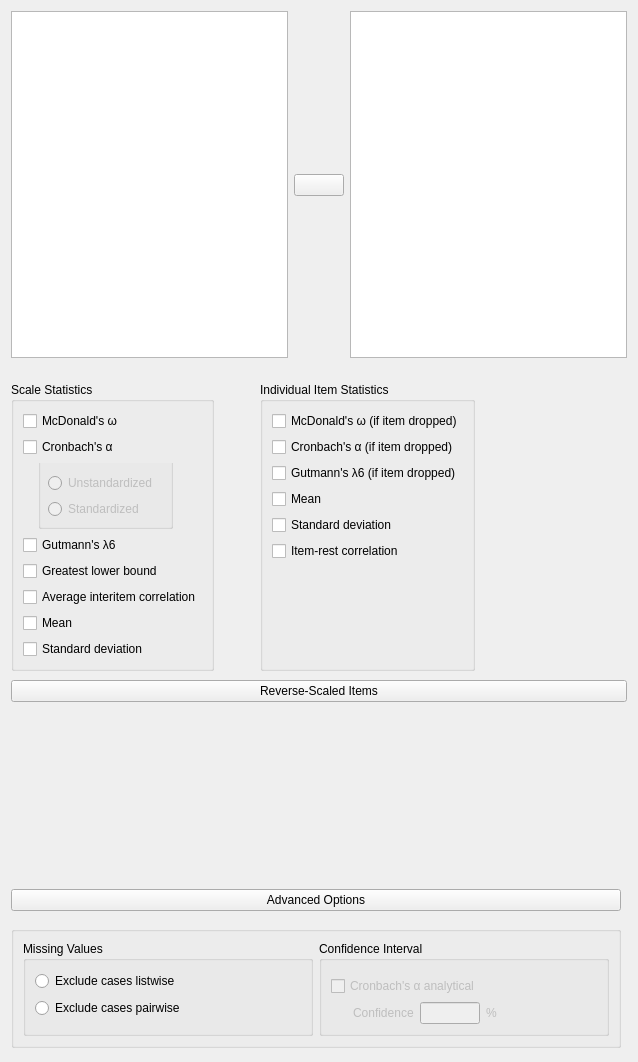
<?xml version="1.0" encoding="UTF-8"?>
<ui version="4.0">
 <class>ReliabilityAnalysisForm</class>
 <widget class="QWidget" name="ReliabilityAnalysisForm">
  <property name="geometry">
   <rect>
    <x>0</x>
    <y>0</y>
    <width>638</width>
    <height>1062</height>
   </rect>
  </property>
  <property name="windowTitle">
   <string>Form</string>
  </property>
  <layout class="QGridLayout" name="gridLayout_6">
   <item row="1" column="0" colspan="2">
    <widget class="QWidget" name="gridLayout_7" native="true">
     <property name="sizePolicy">
      <sizepolicy hsizetype="Fixed" vsizetype="Fixed">
       <horstretch>0</horstretch>
       <verstretch>0</verstretch>
      </sizepolicy>
     </property>
     <layout class="QGridLayout" name="gridLayout_2">
      <property name="leftMargin">
       <number>0</number>
      </property>
      <property name="rightMargin">
       <number>0</number>
      </property>
      <property name="bottomMargin">
       <number>0</number>
      </property>
      <item row="0" column="2">
       <widget class="BoundGroupBox" name="itemStats">
        <property name="title">
         <string>Individual Item Statistics</string>
        </property>
        <layout class="QGridLayout" name="gridLayout_5">
         <item row="0" column="0">
          <widget class="BoundCheckBox" name="mcDonaldItem">
           <property name="text">
            <string>McDonald's ω (if item dropped)</string>
           </property>
          </widget>
         </item>
         <item row="1" column="0">
          <widget class="BoundCheckBox" name="alphaItem">
           <property name="text">
            <string>Cronbach's α (if item dropped)</string>
           </property>
          </widget>
         </item>
         <item row="2" column="0">
          <widget class="BoundCheckBox" name="gutmannItem">
           <property name="text">
            <string>Gutmann's λ6 (if item dropped)</string>
           </property>
          </widget>
         </item>
         <item row="6" column="0">
          <widget class="BoundCheckBox" name="itemRestCor">
           <property name="text">
            <string>Item-rest correlation</string>
           </property>
          </widget>
         </item>
         <item row="4" column="0">
          <widget class="BoundCheckBox" name="meanItem">
           <property name="text">
            <string>Mean</string>
           </property>
          </widget>
         </item>
         <item row="5" column="0">
          <widget class="BoundCheckBox" name="sdItem">
           <property name="text">
            <string>Standard deviation</string>
           </property>
          </widget>
         </item>
         <item row="7" column="0">
          <spacer name="verticalSpacer">
           <property name="orientation">
            <enum>Qt::Vertical</enum>
           </property>
           <property name="sizeHint" stdset="0">
            <size>
             <width>20</width>
             <height>40</height>
            </size>
           </property>
          </spacer>
         </item>
        </layout>
       </widget>
      </item>
      <item row="0" column="1">
       <spacer name="horizontalSpacer">
        <property name="orientation">
         <enum>Qt::Horizontal</enum>
        </property>
        <property name="sizeHint" stdset="0">
         <size>
          <width>40</width>
          <height>20</height>
         </size>
        </property>
       </spacer>
      </item>
      <item row="0" column="0">
       <widget class="GroupBox" name="totalScaleStats">
        <property name="sizePolicy">
         <sizepolicy hsizetype="Preferred" vsizetype="Preferred">
          <horstretch>0</horstretch>
          <verstretch>0</verstretch>
         </sizepolicy>
        </property>
        <property name="minimumSize">
         <size>
          <width>0</width>
          <height>0</height>
         </size>
        </property>
        <property name="title">
         <string>Scale Statistics</string>
        </property>
        <property name="flat">
         <bool>false</bool>
        </property>
        <layout class="QGridLayout" name="gridLayout">
         <item row="4" column="0" colspan="3">
          <widget class="BoundCheckBox" name="gutmannScale">
           <property name="text">
            <string>Gutmann's λ6</string>
           </property>
          </widget>
         </item>
         <item row="0" column="0" colspan="3">
          <widget class="BoundCheckBox" name="mcDonaldScale">
           <property name="text">
            <string>McDonald's ω</string>
           </property>
          </widget>
         </item>
         <item row="6" column="0" colspan="4">
          <widget class="BoundCheckBox" name="averageInterItemCor">
           <property name="text">
            <string>Average interitem correlation</string>
           </property>
          </widget>
         </item>
         <item row="1" column="0" colspan="3">
          <widget class="BoundCheckBox" name="alphaScale">
           <property name="text">
            <string>Cronbach's α</string>
           </property>
          </widget>
         </item>
         <item row="3" column="0">
          <widget class="QWidget" name="widget_6" native="true">
           <property name="maximumSize">
            <size>
             <width>16</width>
             <height>16777215</height>
            </size>
           </property>
          </widget>
         </item>
         <item row="5" column="0" colspan="3">
          <widget class="BoundCheckBox" name="glbScale">
           <property name="text">
            <string>Greatest lower bound</string>
           </property>
          </widget>
         </item>
         <item row="9" column="0" colspan="3">
          <widget class="BoundCheckBox" name="sdScale">
           <property name="text">
            <string>Standard deviation</string>
           </property>
          </widget>
         </item>
         <item row="8" column="0" colspan="3">
          <widget class="BoundCheckBox" name="meanScale">
           <property name="text">
            <string>Mean</string>
           </property>
          </widget>
         </item>
         <item row="3" column="1">
          <widget class="BoundGroupBox" name="alphaScaleStandardized">
           <property name="enabled">
            <bool>false</bool>
           </property>
           <property name="sizePolicy">
            <sizepolicy hsizetype="Minimum" vsizetype="Fixed">
             <horstretch>0</horstretch>
             <verstretch>0</verstretch>
            </sizepolicy>
           </property>
           <property name="minimumSize">
            <size>
             <width>0</width>
             <height>0</height>
            </size>
           </property>
           <property name="maximumSize">
            <size>
             <width>16777215</width>
             <height>16777215</height>
            </size>
           </property>
           <property name="font">
            <font>
             <pointsize>11</pointsize>
            </font>
           </property>
           <property name="styleSheet">
            <string notr="true">QGroupBox{padding-top:30px; margin-top:-30px}</string>
           </property>
           <property name="title">
            <string/>
           </property>
           <property name="checkable">
            <bool>false</bool>
           </property>
           <layout class="QGridLayout" name="gridLayout_8">
            <item row="1" column="0" rowspan="2" colspan="2">
             <widget class="QRadioButton" name="_2standardized">
              <property name="text">
               <string>Standardized</string>
              </property>
             </widget>
            </item>
            <item row="0" column="0">
             <widget class="QRadioButton" name="_1unstandardized">
              <property name="text">
               <string>Unstandardized</string>
              </property>
             </widget>
            </item>
           </layout>
          </widget>
         </item>
        </layout>
       </widget>
      </item>
     </layout>
    </widget>
   </item>
   <item row="0" column="0" colspan="2">
    <widget class="QWidget" name="topWidget" native="true">
     <layout class="QGridLayout" name="gridLayout_3">
      <property name="leftMargin">
       <number>0</number>
      </property>
      <property name="topMargin">
       <number>0</number>
      </property>
      <property name="rightMargin">
       <number>0</number>
      </property>
      <property name="verticalSpacing">
       <number>0</number>
      </property>
      <item row="0" column="2" rowspan="3">
       <widget class="BoundListView" name="variables">
        <property name="minimumSize">
         <size>
          <width>0</width>
          <height>200</height>
         </size>
        </property>
       </widget>
      </item>
      <item row="1" column="1">
       <widget class="AssignButton" name="assignButton">
        <property name="sizePolicy">
         <sizepolicy hsizetype="Fixed" vsizetype="Fixed">
          <horstretch>0</horstretch>
          <verstretch>0</verstretch>
         </sizepolicy>
        </property>
        <property name="minimumSize">
         <size>
          <width>50</width>
          <height>0</height>
         </size>
        </property>
        <property name="maximumSize">
         <size>
          <width>50</width>
          <height>16777215</height>
         </size>
        </property>
        <property name="text">
         <string/>
        </property>
       </widget>
      </item>
      <item row="2" column="1">
       <spacer name="verticalSpacer_3">
        <property name="orientation">
         <enum>Qt::Vertical</enum>
        </property>
        <property name="sizeHint" stdset="0">
         <size>
          <width>20</width>
          <height>81</height>
         </size>
        </property>
       </spacer>
      </item>
      <item row="0" column="1">
       <spacer name="verticalSpacer_2">
        <property name="orientation">
         <enum>Qt::Vertical</enum>
        </property>
        <property name="sizeHint" stdset="0">
         <size>
          <width>20</width>
          <height>81</height>
         </size>
        </property>
       </spacer>
      </item>
      <item row="0" column="0" rowspan="3">
       <widget class="AvailableFieldsListView" name="listAvailableVariables">
        <property name="minimumSize">
         <size>
          <width>0</width>
          <height>200</height>
         </size>
        </property>
       </widget>
      </item>
     </layout>
    </widget>
   </item>
   <item row="2" column="0" colspan="2">
    <widget class="QWidget" name="revScaledItemsBox" native="true">
     <layout class="QGridLayout" name="gridLayout_4">
      <property name="leftMargin">
       <number>0</number>
      </property>
      <property name="topMargin">
       <number>3</number>
      </property>
      <property name="rightMargin">
       <number>0</number>
      </property>
      <property name="bottomMargin">
       <number>3</number>
      </property>
      <item row="0" column="0">
       <widget class="ExpanderButton" name="expanderPosthoc">
        <property name="sizePolicy">
         <sizepolicy hsizetype="Expanding" vsizetype="Fixed">
          <horstretch>0</horstretch>
          <verstretch>0</verstretch>
         </sizepolicy>
        </property>
        <property name="text">
         <string>Reverse-Scaled Items</string>
        </property>
       </widget>
      </item>
      <item row="1" column="0">
       <widget class="QWidget" name="containerRevScaledItems" native="true">
        <layout class="QVBoxLayout" name="verticalLayout">
         <property name="leftMargin">
          <number>0</number>
         </property>
         <property name="rightMargin">
          <number>0</number>
         </property>
         <property name="bottomMargin">
          <number>0</number>
         </property>
         <item>
          <widget class="BoundAssignWidget" name="reverseScaledItems" native="true">
           <property name="minimumSize">
            <size>
             <width>0</width>
             <height>160</height>
            </size>
           </property>
           <property name="focusPolicy">
            <enum>Qt::NoFocus</enum>
           </property>
          </widget>
         </item>
        </layout>
       </widget>
      </item>
     </layout>
    </widget>
   </item>
   <item row="4" column="0">
    <widget class="QWidget" name="advancedOptionsBox" native="true">
     <layout class="QGridLayout" name="gridLayout_11">
      <property name="leftMargin">
       <number>0</number>
      </property>
      <property name="topMargin">
       <number>3</number>
      </property>
      <property name="rightMargin">
       <number>0</number>
      </property>
      <property name="bottomMargin">
       <number>3</number>
      </property>
      <item row="0" column="0">
       <widget class="ExpanderButton" name="expanderPosthoc_5">
        <property name="sizePolicy">
         <sizepolicy hsizetype="Expanding" vsizetype="Fixed">
          <horstretch>0</horstretch>
          <verstretch>0</verstretch>
         </sizepolicy>
        </property>
        <property name="text">
         <string>Advanced Options</string>
        </property>
       </widget>
      </item>
      <item row="1" column="0">
       <widget class="QWidget" name="containerAdvOptions" native="true">
        <layout class="QVBoxLayout" name="verticalLayout_4">
         <property name="leftMargin">
          <number>0</number>
         </property>
         <property name="rightMargin">
          <number>0</number>
         </property>
         <property name="bottomMargin">
          <number>0</number>
         </property>
         <item>
          <widget class="BoundGroupBox" name="box">
           <property name="maximumSize">
            <size>
             <width>16777207</width>
             <height>16777215</height>
            </size>
           </property>
           <property name="title">
            <string/>
           </property>
           <layout class="QGridLayout" name="gridLayout_12">
            <item row="0" column="0">
             <widget class="BoundGroupBox" name="missingValues">
              <property name="maximumSize">
               <size>
                <width>16777207</width>
                <height>16777215</height>
               </size>
              </property>
              <property name="title">
               <string>Missing Values</string>
              </property>
              <layout class="QGridLayout" name="gridLayout_21">
               <property name="bottomMargin">
                <number>13</number>
               </property>
               <item row="0" column="0">
                <widget class="QRadioButton" name="excludeCasesListwise_7">
                 <property name="text">
                  <string>Exclude cases listwise</string>
                 </property>
                </widget>
               </item>
               <item row="1" column="0">
                <widget class="QRadioButton" name="excludeCasesPairwise_7">
                 <property name="text">
                  <string>Exclude cases pairwise</string>
                 </property>
                </widget>
               </item>
              </layout>
             </widget>
            </item>
            <item row="0" column="1">
             <widget class="GroupBox" name="ciGroup">
              <property name="title">
               <string>Confidence Interval</string>
              </property>
              <layout class="QGridLayout" name="gridLayout_10">
               <item row="1" column="0" colspan="3">
                <widget class="BoundCheckBox" name="confAlpha">
                 <property name="enabled">
                  <bool>false</bool>
                 </property>
                 <property name="sizePolicy">
                  <sizepolicy hsizetype="Fixed" vsizetype="Fixed">
                   <horstretch>0</horstretch>
                   <verstretch>0</verstretch>
                  </sizepolicy>
                 </property>
                 <property name="text">
                  <string>Cronbach's α analytical</string>
                 </property>
                </widget>
               </item>
               <item row="2" column="1" colspan="3">
                <widget class="QWidget" name="confAlphaLevelBox" native="true">
                 <property name="enabled">
                  <bool>false</bool>
                 </property>
                 <layout class="QHBoxLayout" name="horizontalLayout">
                  <property name="leftMargin">
                   <number>0</number>
                  </property>
                  <property name="topMargin">
                   <number>0</number>
                  </property>
                  <property name="rightMargin">
                   <number>0</number>
                  </property>
                  <property name="bottomMargin">
                   <number>0</number>
                  </property>
                  <item>
                   <widget class="QLabel" name="label_2">
                    <property name="sizePolicy">
                     <sizepolicy hsizetype="Fixed" vsizetype="Fixed">
                      <horstretch>0</horstretch>
                      <verstretch>0</verstretch>
                     </sizepolicy>
                    </property>
                    <property name="text">
                     <string>Confidence</string>
                    </property>
                   </widget>
                  </item>
                  <item>
                   <widget class="BoundTextBox" name="confAlphaLevel">
                    <property name="sizePolicy">
                     <sizepolicy hsizetype="Fixed" vsizetype="Preferred">
                      <horstretch>0</horstretch>
                      <verstretch>0</verstretch>
                     </sizepolicy>
                    </property>
                    <property name="minimumSize">
                     <size>
                      <width>60</width>
                      <height>0</height>
                     </size>
                    </property>
                    <property name="maximumSize">
                     <size>
                      <width>60</width>
                      <height>16777215</height>
                     </size>
                    </property>
                   </widget>
                  </item>
                  <item>
                   <widget class="QLabel" name="label_4">
                    <property name="sizePolicy">
                     <sizepolicy hsizetype="Preferred" vsizetype="Preferred">
                      <horstretch>0</horstretch>
                      <verstretch>0</verstretch>
                     </sizepolicy>
                    </property>
                    <property name="text">
                     <string>%</string>
                    </property>
                   </widget>
                  </item>
                 </layout>
                </widget>
               </item>
               <item row="0" column="0">
                <widget class="QWidget" name="widget_4" native="true">
                 <property name="maximumSize">
                  <size>
                   <width>16</width>
                   <height>16777215</height>
                  </size>
                 </property>
                </widget>
               </item>
              </layout>
             </widget>
            </item>
           </layout>
          </widget>
         </item>
        </layout>
       </widget>
      </item>
     </layout>
    </widget>
   </item>
  </layout>
 </widget>
 <customwidgets>
  <customwidget>
   <class>AssignButton</class>
   <extends>QPushButton</extends>
   <header>widgets/assignbutton.h</header>
  </customwidget>
  <customwidget>
   <class>AvailableFieldsListView</class>
   <extends>QListView</extends>
   <header>widgets/availablefieldslistview.h</header>
  </customwidget>
  <customwidget>
   <class>BoundGroupBox</class>
   <extends>QGroupBox</extends>
   <header>widgets/boundgroupbox.h</header>
   <container>1</container>
  </customwidget>
  <customwidget>
   <class>BoundCheckBox</class>
   <extends>QCheckBox</extends>
   <header>widgets/boundcheckbox.h</header>
  </customwidget>
  <customwidget>
   <class>ExpanderButton</class>
   <extends>QPushButton</extends>
   <header>widgets/expanderbutton.h</header>
  </customwidget>
  <customwidget>
   <class>BoundListView</class>
   <extends>QListView</extends>
   <header>widgets/boundlistview.h</header>
  </customwidget>
  <customwidget>
   <class>BoundAssignWidget</class>
   <extends>QWidget</extends>
   <header>widgets/boundassignwidget.h</header>
   <container>1</container>
  </customwidget>
  <customwidget>
   <class>GroupBox</class>
   <extends>QGroupBox</extends>
   <header>widgets/groupbox.h</header>
   <container>1</container>
  </customwidget>
  <customwidget>
   <class>BoundTextBox</class>
   <extends>QLineEdit</extends>
   <header>widgets/boundtextbox.h</header>
  </customwidget>
 </customwidgets>
 <tabstops>
  <tabstop>listAvailableVariables</tabstop>
  <tabstop>assignButton</tabstop>
  <tabstop>variables</tabstop>
  <tabstop>alphaItem</tabstop>
  <tabstop>gutmannItem</tabstop>
  <tabstop>meanItem</tabstop>
  <tabstop>sdItem</tabstop>
  <tabstop>itemRestCor</tabstop>
  <tabstop>expanderPosthoc</tabstop>
  <tabstop>expanderPosthoc_5</tabstop>
 </tabstops>
 <resources/>
 <connections>
  <connection>
   <sender>confAlpha</sender>
   <signal>toggled(bool)</signal>
   <receiver>confAlphaLevelBox</receiver>
   <slot>setEnabled(bool)</slot>
   <hints>
    <hint type="sourcelabel">
     <x>394</x>
     <y>967</y>
    </hint>
    <hint type="destinationlabel">
     <x>472</x>
     <y>1000</y>
    </hint>
   </hints>
  </connection>
  <connection>
   <sender>alphaScale</sender>
   <signal>toggled(bool)</signal>
   <receiver>confAlpha</receiver>
   <slot>setEnabled(bool)</slot>
   <hints>
    <hint type="sourcelabel">
     <x>104</x>
     <y>390</y>
    </hint>
    <hint type="destinationlabel">
     <x>418</x>
     <y>973</y>
    </hint>
   </hints>
  </connection>
  <connection>
   <sender>alphaScale</sender>
   <signal>toggled(bool)</signal>
   <receiver>alphaScaleStandardized</receiver>
   <slot>setEnabled(bool)</slot>
   <hints>
    <hint type="sourcelabel">
     <x>118</x>
     <y>316</y>
    </hint>
    <hint type="destinationlabel">
     <x>118</x>
     <y>388</y>
    </hint>
   </hints>
  </connection>
 </connections>
</ui>
